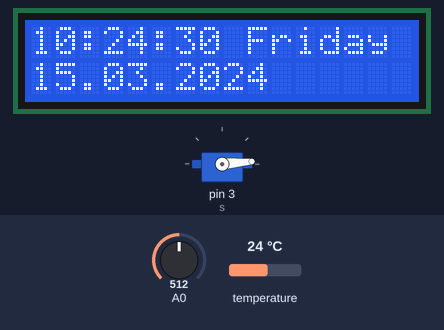
Bench run of a sketch on a simulated Arduino Uno, built with avr-gcc and run on an emulated ATmega328P. Parts: servo, 16×2 character LCD. The inputs (shaded band) are chosen by the test bench; at power-on: A0 = 512, temperature 24 °C. The local clock reads 2024-03-15 10:24:30 at power-on unless the sketch sets it.

Above: at 1.2 s.
1.3 s: A0 set to 787
At 2.42 s:
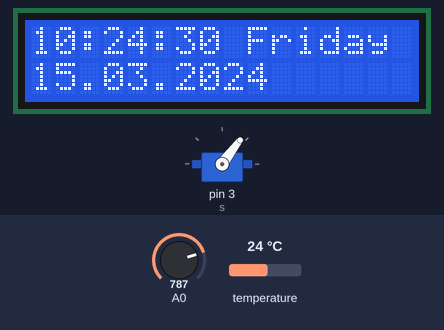
5.5 s: A0 set to 818
At 7.4 s:
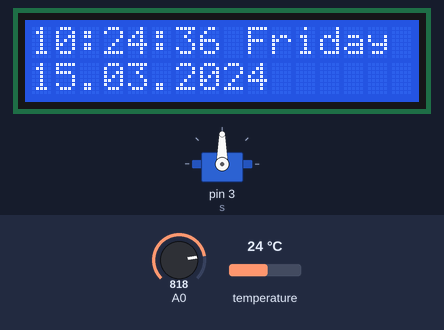
9.7 s: A0 set to 790
At 12.44 s:
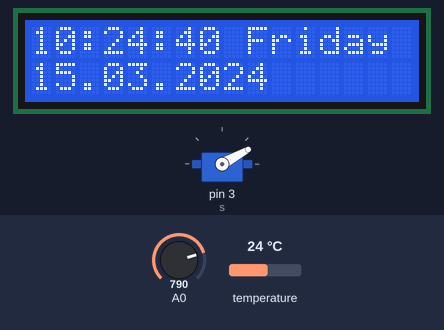
Timing chart, 0 to 20.3 s (numbered marks = the images above; inputs shaded):
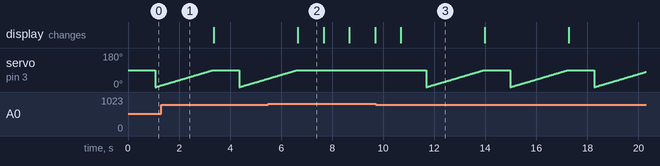

The sketch:

Servo_TIME.ino
```cpp
#include <LiquidCrystal.h> // подключаем библиотеку
#include <Servo.h>
#include <DS3231.h>
LiquidCrystal lcd(8, 9, 4, 5, 6, 7); // пины подключенные к контактам жк
DS3231 rtc(SDA, SCL);
Servo s;

// директива, даем название кнопкам
#define B_SELECT 5
#define B_NONE 10

int detectButton() {
  int keyAnalog =  analogRead(A0);  // аналоговое чтение с A0
 if (keyAnalog < 800) {
    return B_SELECT;
  } else {
    // все остальные значения до 1023 будут означать, что нажатий не было
    return B_NONE;
  }
}

void servo1(int servo1){
  int a=0;
  for(a=0;a<=90;a++)
  {
    s.write(a);
    delay(25);
  }
}

void setup() {
  rtc.begin();
  //rtc.setDOW(TUESDAY); //день недели
  //rtc.setTime(22,06,45); //время
  //rtc.setDate(11,06,2019); //дата
  s.attach(3);
  Serial.begin(9600);
  lcd.begin(16, 2);
}

void loop() {
  int button = detectButton();
  String timeNow = rtc.getTimeStr();
  String dateNow = rtc.getDateStr();
  String dayNow = rtc.getDOWStr();
  int tempNow = rtc.getTemp();
  lcd.print(timeNow);   //вывод времени
  lcd.setCursor(9,0);   //установка курсора
  lcd.print(dayNow);    //вывод дня
  lcd.setCursor(0,1);
  lcd.print(dateNow);
  delay(1000);
  lcd.setCursor(0,0);

  switch (button) {
    case B_SELECT:
      servo1(1);
      break;
    default:
      break;
  }
}
```

Measured:
- the behaviour switches between 799 and 800 on A0 (found by bisection; images 1 and 2)
- after the input at 5.5 s, servo on pin 3 (s): goes on until 6.6 s, then stays 90°
- after the input at 9.7 s, servo on pin 3 (s): ramps from 0° to 90° and jumps back, once every 3.3 s
- what the display in image 2 shows lasts 1.0 s, from 6.7 s to 7.7 s
